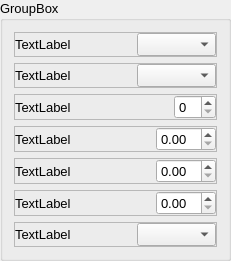
             <widget class="QGroupBox" name="groupBox">
              <property name="sizePolicy">
               <sizepolicy hsizetype="Expanding" vsizetype="Expanding">
                <horstretch>10</horstretch>
                <verstretch>55</verstretch>
               </sizepolicy>
              </property>
              <property name="font">
               <font>
                <pointsize>10</pointsize>
               </font>
              </property>
              <property name="title">
               <string>GroupBox</string>
              </property>
              <layout class="QVBoxLayout" name="verticalLayout_15">
               <item>
                <widget class="QFrame" name="frame_38">
                 <property name="frameShape">
                  <enum>QFrame::StyledPanel</enum>
                 </property>
                 <property name="frameShadow">
                  <enum>QFrame::Raised</enum>
                 </property>
                 <layout class="QHBoxLayout" name="horizontalLayout_3">
                  <property name="spacing">
                   <number>4</number>
                  </property>
                  <property name="leftMargin">
                   <number>0</number>
                  </property>
                  <property name="topMargin">
                   <number>0</number>
                  </property>
                  <property name="rightMargin">
                   <number>0</number>
                  </property>
                  <property name="bottomMargin">
                   <number>0</number>
                  </property>
                  <item>
                   <widget class="QLabel" name="label">
                    <property name="text">
                     <string>TextLabel</string>
                    </property>
                   </widget>
                  </item>
                  <item>
                   <spacer name="horizontalSpacer_2">
                    <property name="orientation">
                     <enum>Qt::Horizontal</enum>
                    </property>
                    <property name="sizeHint" stdset="0">
                     <size>
                      <width>59</width>
                      <height>20</height>
                     </size>
                    </property>
                   </spacer>
                  </item>
                  <item>
                   <widget class="QComboBox" name="comboBox"/>
                  </item>
                 </layout>
                </widget>
               </item>
               <item>
                <widget class="QFrame" name="frame_39">
                 <property name="frameShape">
                  <enum>QFrame::StyledPanel</enum>
                 </property>
                 <property name="frameShadow">
                  <enum>QFrame::Raised</enum>
                 </property>
                 <layout class="QHBoxLayout" name="horizontalLayout_4">
                  <property name="spacing">
                   <number>4</number>
                  </property>
                  <property name="leftMargin">
                   <number>0</number>
                  </property>
                  <property name="topMargin">
                   <number>0</number>
                  </property>
                  <property name="rightMargin">
                   <number>0</number>
                  </property>
                  <property name="bottomMargin">
                   <number>0</number>
                  </property>
                  <item>
                   <widget class="QLabel" name="label_2">
                    <property name="text">
                     <string>TextLabel</string>
                    </property>
                   </widget>
                  </item>
                  <item>
                   <spacer name="horizontalSpacer_3">
                    <property name="orientation">
                     <enum>Qt::Horizontal</enum>
                    </property>
                    <property name="sizeHint" stdset="0">
                     <size>
                      <width>62</width>
                      <height>20</height>
                     </size>
                    </property>
                   </spacer>
                  </item>
                  <item>
                   <widget class="QComboBox" name="comboBox_2"/>
                  </item>
                 </layout>
                </widget>
               </item>
               <item>
                <widget class="QFrame" name="frame_40">
                 <property name="frameShape">
                  <enum>QFrame::StyledPanel</enum>
                 </property>
                 <property name="frameShadow">
                  <enum>QFrame::Raised</enum>
                 </property>
                 <layout class="QHBoxLayout" name="horizontalLayout_5">
                  <property name="spacing">
                   <number>4</number>
                  </property>
                  <property name="leftMargin">
                   <number>0</number>
                  </property>
                  <property name="topMargin">
                   <number>0</number>
                  </property>
                  <property name="rightMargin">
                   <number>0</number>
                  </property>
                  <property name="bottomMargin">
                   <number>0</number>
                  </property>
                  <item>
                   <widget class="QLabel" name="label_3">
                    <property name="text">
                     <string>TextLabel</string>
                    </property>
                   </widget>
                  </item>
                  <item>
                   <spacer name="horizontalSpacer_4">
                    <property name="orientation">
                     <enum>Qt::Horizontal</enum>
                    </property>
                    <property name="sizeHint" stdset="0">
                     <size>
                      <width>62</width>
                      <height>20</height>
                     </size>
                    </property>
                   </spacer>
                  </item>
                  <item>
                   <widget class="QSpinBox" name="spinBox"/>
                  </item>
                 </layout>
                </widget>
               </item>
               <item>
                <widget class="QFrame" name="frame_41">
                 <property name="frameShape">
                  <enum>QFrame::StyledPanel</enum>
                 </property>
                 <property name="frameShadow">
                  <enum>QFrame::Raised</enum>
                 </property>
                 <layout class="QHBoxLayout" name="horizontalLayout_8">
                  <property name="spacing">
                   <number>4</number>
                  </property>
                  <property name="leftMargin">
                   <number>0</number>
                  </property>
                  <property name="topMargin">
                   <number>0</number>
                  </property>
                  <property name="rightMargin">
                   <number>0</number>
                  </property>
                  <property name="bottomMargin">
                   <number>0</number>
                  </property>
                  <item>
                   <widget class="QLabel" name="label_12">
                    <property name="text">
                     <string>TextLabel</string>
                    </property>
                   </widget>
                  </item>
                  <item>
                   <spacer name="horizontalSpacer_5">
                    <property name="orientation">
                     <enum>Qt::Horizontal</enum>
                    </property>
                    <property name="sizeHint" stdset="0">
                     <size>
                      <width>62</width>
                      <height>20</height>
                     </size>
                    </property>
                   </spacer>
                  </item>
                  <item>
                   <widget class="QDoubleSpinBox" name="doubleSpinBox"/>
                  </item>
                 </layout>
                </widget>
               </item>
               <item>
                <widget class="QFrame" name="frame_42">
                 <property name="frameShape">
                  <enum>QFrame::StyledPanel</enum>
                 </property>
                 <property name="frameShadow">
                  <enum>QFrame::Raised</enum>
                 </property>
                 <layout class="QHBoxLayout" name="horizontalLayout_9">
                  <property name="spacing">
                   <number>4</number>
                  </property>
                  <property name="leftMargin">
                   <number>0</number>
                  </property>
                  <property name="topMargin">
                   <number>0</number>
                  </property>
                  <property name="rightMargin">
                   <number>0</number>
                  </property>
                  <property name="bottomMargin">
                   <number>0</number>
                  </property>
                  <item>
                   <widget class="QLabel" name="label_14">
                    <property name="text">
                     <string>TextLabel</string>
                    </property>
                   </widget>
                  </item>
                  <item>
                   <spacer name="horizontalSpacer_6">
                    <property name="orientation">
                     <enum>Qt::Horizontal</enum>
                    </property>
                    <property name="sizeHint" stdset="0">
                     <size>
                      <width>62</width>
                      <height>20</height>
                     </size>
                    </property>
                   </spacer>
                  </item>
                  <item>
                   <widget class="QDoubleSpinBox" name="doubleSpinBox_2"/>
                  </item>
                 </layout>
                </widget>
               </item>
               <item>
                <widget class="QFrame" name="frame_43">
                 <property name="frameShape">
                  <enum>QFrame::StyledPanel</enum>
                 </property>
                 <property name="frameShadow">
                  <enum>QFrame::Raised</enum>
                 </property>
                 <layout class="QHBoxLayout" name="horizontalLayout_18">
                  <property name="spacing">
                   <number>4</number>
                  </property>
                  <property name="leftMargin">
                   <number>0</number>
                  </property>
                  <property name="topMargin">
                   <number>0</number>
                  </property>
                  <property name="rightMargin">
                   <number>0</number>
                  </property>
                  <property name="bottomMargin">
                   <number>0</number>
                  </property>
                  <item>
                   <widget class="QLabel" name="label_15">
                    <property name="text">
                     <string>TextLabel</string>
                    </property>
                   </widget>
                  </item>
                  <item>
                   <spacer name="horizontalSpacer_7">
                    <property name="orientation">
                     <enum>Qt::Horizontal</enum>
                    </property>
                    <property name="sizeHint" stdset="0">
                     <size>
                      <width>62</width>
                      <height>20</height>
                     </size>
                    </property>
                   </spacer>
                  </item>
                  <item>
                   <widget class="QDoubleSpinBox" name="doubleSpinBox_3"/>
                  </item>
                 </layout>
                </widget>
               </item>
               <item>
                <widget class="QFrame" name="frame_44">
                 <property name="frameShape">
                  <enum>QFrame::StyledPanel</enum>
                 </property>
                 <property name="frameShadow">
                  <enum>QFrame::Raised</enum>
                 </property>
                 <layout class="QHBoxLayout" name="horizontalLayout_19">
                  <property name="spacing">
                   <number>4</number>
                  </property>
                  <property name="leftMargin">
                   <number>0</number>
                  </property>
                  <property name="topMargin">
                   <number>0</number>
                  </property>
                  <property name="rightMargin">
                   <number>0</number>
                  </property>
                  <property name="bottomMargin">
                   <number>0</number>
                  </property>
                  <item>
                   <widget class="QLabel" name="label_22">
                    <property name="text">
                     <string>TextLabel</string>
                    </property>
                   </widget>
                  </item>
                  <item>
                   <spacer name="horizontalSpacer_8">
                    <property name="orientation">
                     <enum>Qt::Horizontal</enum>
                    </property>
                    <property name="sizeHint" stdset="0">
                     <size>
                      <width>62</width>
                      <height>20</height>
                     </size>
                    </property>
                   </spacer>
                  </item>
                  <item>
                   <widget class="QComboBox" name="comboBox_3"/>
                  </item>
                 </layout>
                </widget>
               </item>
              </layout>
             </widget>
